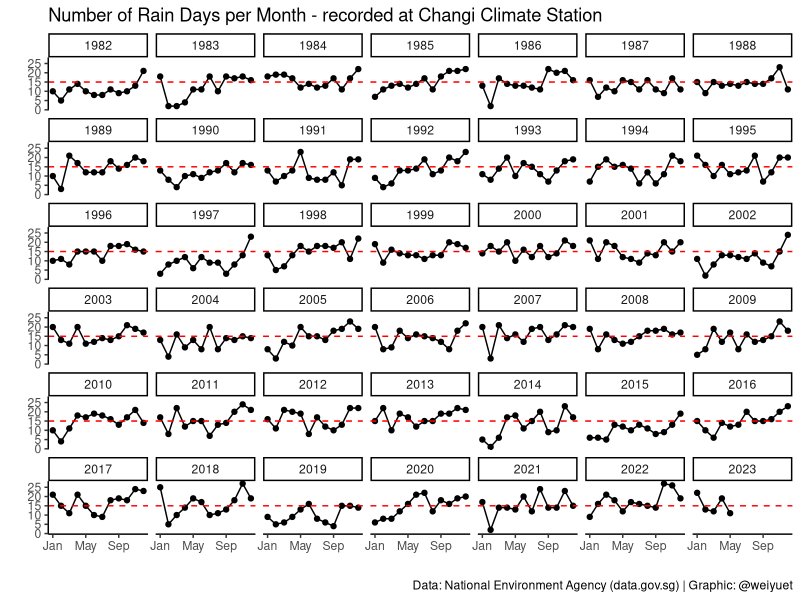
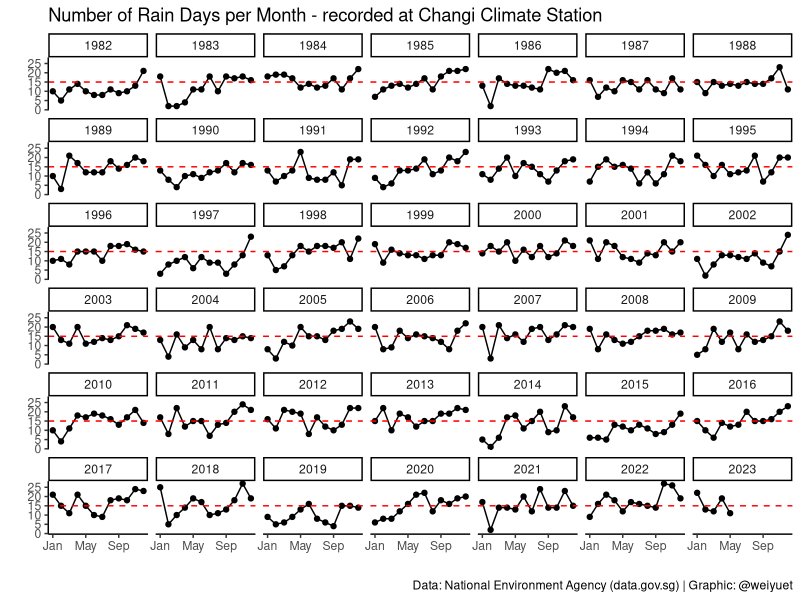

Source code (R) for these figures, in order:
########################################
# Rainfall Number of Rain Days Monthly #
########################################

#### Setup ####
library(tidyverse)
library(scales)

#### Load data ####
number_of_rain_days_monthly <- read_csv("data/rainfall-monthly-number-of-rain-days/rainfall-monthly-number-of-rain-days.csv")

#### Wrangle ####
# Separate year and month
number_of_rain_days_monthly <- number_of_rain_days_monthly %>% 
  separate(month, c("year", "month"))

# Convert year and month into numeric
number_of_rain_days_monthly = transform(number_of_rain_days_monthly,
                                        year = as.numeric(year),
                                        month = as.numeric(month))

#### Visualize ####
# How many rain days are there in a month?
number_of_rain_days_monthly %>% 
  ggplot(aes(x = month,
             y = no_of_rainy_days)) +
  geom_point() +
  geom_line() +
  geom_hline(yintercept = 15,
             linetype = "dashed",
             colour = "red") +
  facet_wrap(vars(year)) +
  scale_x_continuous(breaks = seq(1, 12, 4),
                     labels = month.abb[seq(1, 12, 4)]) +
  scale_y_continuous(breaks = seq(0, 30, 5)) +
  theme_classic() +
  labs(x = "",
       y = "",
       title = "Number of Rain Days per Month - recorded at Changi Climate Station",
       caption = "Data: National Environment Agency (data.gov.sg) | Graphic: @weiyuet")

#### Save image ####
ggsave("figures/number-of-rain-days-monthly.png", width = 8, height = 8)